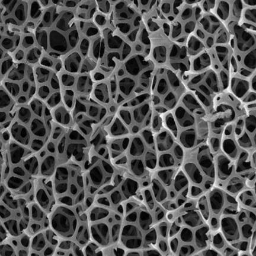
#> input picture Project2/Picture/Texture_Porous.bmp, 256 x 256 px
$ python 11127101_5.py   (older library calls are emulated)
#> lines starting #> are read from the running program, lines starting #| are printed output that depends on the picture
# 演算法分析機測
# 學號: 11127101 / 11127103 / 11127126
# 姓名: 藍至奕 / 王芃穎 / 黃柏寧
# 中原大學資訊工程系

import cv2
import numpy as np
import heapq

def split_image_to_tiles(image_path, tile_width=120, tile_height=120):
    """
    將圖片切割成多個小塊，每塊大小為 tile_width x tile_height。
    :param image_path: 圖片的路徑
    :param tile_width: 每個小塊的寬度
    :param tile_height: 每個小塊的高度
    :return: 切割後的小塊列表、行數、列數、每塊的高度和寬度
    """
    img = cv2.imread(image_path)
    if img is None:
        raise ValueError("Image not found or format error.")

    tiles = []
    h, w = img.shape[:2]
    rows = h // tile_height
    cols = w // tile_width

    for i in range(rows):
        for j in range(cols):
            tile = img[i*tile_height:(i+1)*tile_height, j*tile_width:(j+1)*tile_width]
            tiles.append(tile)

    return tiles, rows, cols, tile_height, tile_width

def save_reconstructed_image(tiles, positions, tile_h, tile_w, filename):
    """
    將切割的圖片塊根據 positions 重新組合並保存為一張圖片。
    :param tiles: 切割後的圖片塊列表
    :param positions: 每個圖片塊的位置信息，格式為 {index: (row, col)}
    :param tile_h: 每個圖片塊的高度
    :param tile_w: 每個圖片塊的寬度
    :param filename: 保存的文件名
    """
    rows = [pos[0] for pos in positions.values()]
    cols = [pos[1] for pos in positions.values()]
    min_r, max_r = min(rows), max(rows)
    min_c, max_c = min(cols), max(cols)

    canvas_h = (max_r - min_r + 1) * tile_h
    canvas_w = (max_c - min_c + 1) * tile_w
    canvas = np.zeros((canvas_h, canvas_w, 3), dtype=np.uint8)

    for idx, (r, c) in positions.items():
        rr = r - min_r
        cc = c - min_c
        canvas[rr*tile_h:(rr+1)*tile_h, cc*tile_w:(cc+1)*tile_w] = tiles[idx]

    cv2.imwrite(filename, canvas)
    print(f"輸出影像檔: {filename}")

def extract_tile_features(tiles):
    """
    對所有 tile 預先轉換為多種顏色空間，避免重複轉換，回傳一個 list of dict
    每個 dict 包含: BGR, Gray, Lab, YCrCb
    """
    features = []
    for tile in tiles:
        gray = cv2.cvtColor(tile, cv2.COLOR_BGR2GRAY)
        lab = cv2.cvtColor(tile, cv2.COLOR_BGR2LAB)
        ycrcb = cv2.cvtColor(tile, cv2.COLOR_BGR2YCrCb)
        features.append({
            'bgr': tile,
            'gray': gray,
            'lab': lab,
            'ycrcb': ycrcb
        })
    return features

# --- 對齊邊緣特徵 shape ---
def crop_to_same_shape(x1, x2):
    """
    將兩個特徵矩陣裁剪到相同的形狀。
    :param x1: 第一個特徵矩陣
    :param x2: 第二個特徵矩陣
    :return: 裁剪後的兩個特徵矩陣
    """
    h = min(x1.shape[0], x2.shape[0])
    w = min(x1.shape[1], x2.shape[1])
    return x1[:h, :w], x2[:h, :w]

# --- 單點 vs 上中下三點（取最小） ---
def fast_flexible_pixel_match(edge1, edge2):
    """
    將兩個邊緣特徵進行快速的單點 vs 上中下三點比對，取最小差異。
    :param edge1: 第一個邊緣特徵 (H, C)
    :param edge2: 第二個邊緣特徵 (H, C)
    :return: 平均最小差異
    """
    h = edge1.shape[0]
    pad = np.pad(edge2, ((1, 1), (0, 0)), mode='edge')  # 上中下 pad
    # 每個 row 對應三種 row: 上中下
    rolled = np.stack([
        pad[y:y + h] for y in range(3)
    ])  # shape: (3, H, C)

    diff = np.linalg.norm(rolled - edge1[None, :, :], axis=2)  # shape: (3, H)
    min_diff = np.min(diff, axis=0)  # shape: (H,)
    return np.mean(min_diff)

# --- 邊緣摘要 ---
def summarize_edge_by_mean(edge):
    if len(edge.shape) == 3:
        return np.mean(edge, axis=1)  # (H, C)
    else:
        return np.mean(edge, axis=1, keepdims=True)  # (H, 1)

def mean_vector_diff(vec1, vec2):
    return np.mean(np.linalg.norm(vec1 - vec2, axis=1))

# --- 特徵歐式距離計算 ---
def compute_edge_features(feat1, feat2, mode='col', edge_width=3, reverse=False, weight_config=None):
    pic1_lab = feat1['lab']
    pic2_lab = feat2['lab']
    pic1_gray = feat1['gray']
    pic2_gray = feat2['gray']
    pic1_ycrcb = feat1['ycrcb']
    pic2_ycrcb = feat2['ycrcb']

    if mode == 'col':
        if not reverse:
            a1 = pic1_lab[:, -edge_width:, :]
            a2 = pic2_lab[:, :edge_width, :]
            g1 = pic1_gray[:, -edge_width:]
            g2 = pic2_gray[:, :edge_width]
            y1 = pic1_ycrcb[:, -edge_width:, :]
            y2 = pic2_ycrcb[:, :edge_width, :]
        else:
            a1 = pic2_lab[:, :edge_width, :]
            a2 = pic1_lab[:, -edge_width:, :]
            g1 = pic2_gray[:, :edge_width]
            g2 = pic1_gray[:, -edge_width:]
            y1 = pic2_ycrcb[:, :edge_width, :]
            y2 = pic1_ycrcb[:, -edge_width:, :]
    else:
        if not reverse:
            a1 = pic1_lab[-edge_width:, :, :]
            a2 = pic2_lab[:edge_width, :, :]
            g1 = pic1_gray[-edge_width:, :]
            g2 = pic2_gray[:edge_width, :]
            y1 = pic1_ycrcb[-edge_width:, :, :]
            y2 = pic2_ycrcb[:edge_width, :, :]
        else:
            a1 = pic2_lab[:edge_width, :, :]
            a2 = pic1_lab[-edge_width:, :, :]
            g1 = pic2_gray[:edge_width, :]
            g2 = pic1_gray[-edge_width:, :]
            y1 = pic2_ycrcb[:edge_width, :, :]
            y2 = pic1_ycrcb[-edge_width:, :, :]

    a1, a2 = crop_to_same_shape(a1, a2)
    g1, g2 = crop_to_same_shape(g1, g2)
    y1, y2 = crop_to_same_shape(y1, y2)

    # ---- Lab / YCrCb 用精緻比對 ----
    lab_diff = fast_flexible_pixel_match(a1.reshape(-1, a1.shape[-1]), a2.reshape(-1, a2.shape[-1]))  # shape: (H, C)
    ycrcb_diff = fast_flexible_pixel_match(y1.reshape(-1, y1.shape[-1]), y2.reshape(-1, y2.shape[-1]))

    # ---- Gray 用快速均值摘要比對 ----
    gray_diff = mean_vector_diff(summarize_edge_by_mean(g1), summarize_edge_by_mean(g2))

    sobel1_x = cv2.Sobel(g1, cv2.CV_64F, 1, 0, ksize=3)
    sobel1_y = cv2.Sobel(g1, cv2.CV_64F, 0, 1, ksize=3)
    sobel2_x = cv2.Sobel(g2, cv2.CV_64F, 1, 0, ksize=3)
    sobel2_y = cv2.Sobel(g2, cv2.CV_64F, 0, 1, ksize=3)
    sobel_diff = np.mean(np.abs(sobel1_x - sobel2_x) + np.abs(sobel1_y - sobel2_y))
    phase1 = cv2.phase(sobel1_x, sobel1_y, angleInDegrees=True)
    phase2 = cv2.phase(sobel2_x, sobel2_y, angleInDegrees=True)
    angle_diff = np.mean(np.abs(phase1 - phase2)) / 180.0

    final_score = (
        weight_config['lab'] * lab_diff +
        weight_config['gray'] * gray_diff +
        weight_config['sobel'] * sobel_diff +
        weight_config['gradient_angle'] * angle_diff +
        weight_config['ycrcb'] * ycrcb_diff
    )
    return final_score

# --- 雙向歐式距離平均（提升穩定性） ---
def compute_symmetric_distance(feat1, feat2, mode='col', edge_width=1, weight_config=None, alpha=0.3):
    """
    計算兩個特徵矩陣之間的對稱距離，考慮邊緣特徵的方向性。
    :param feat1: 第一個特徵矩陣
    :param feat2: 第二個特徵矩陣
    :param mode: 'col' 表示比較左右邊緣，'row' 表示比較上下邊緣
    :param edge_width: 邊緣寬度，用於計算邊緣特徵
    :param weight_config: 權重配置字典，用於調整各種特徵的影響
    :param alpha: 用於調整非對稱性影響的係數
    :return: 對稱距離的平均值
    """
    d1 = compute_edge_features(feat1, feat2, mode=mode, edge_width=edge_width, reverse=False, weight_config=weight_config)
    d2 = compute_edge_features(feat1, feat2, mode=mode, edge_width=edge_width, reverse=True, weight_config=weight_config)
    asymmetry = abs(d1 - d2)
    return (d1 + d2) / 2 + alpha * asymmetry

def compute_distance_matrices(features, edge_width=1, weight_config=None):
    """
    計算特徵矩陣之間的歐式距離矩陣。
    :param features: 特徵列表，每個元素是包含多種顏色空間的字典
    :param edge_width: 邊緣寬度，用於計算邊緣特徵
    :param weight_config: 權重配置字典，用於調整各種特徵的影響
    :return: 右邊距離矩陣和下邊距離矩陣
    """
    n = len(features)
    dist_matrix_right = np.full((n, n), np.inf)
    dist_matrix_bottom = np.full((n, n), np.inf)

    for i in range(n):
        for j in range(n):
            if i == j:
                continue
            dist_matrix_right[i][j] = compute_symmetric_distance(
                features[i], features[j], mode='col',
                edge_width=edge_width, weight_config=weight_config
            )
            dist_matrix_bottom[i][j] = compute_symmetric_distance(
                features[i], features[j], mode='row',
                edge_width=edge_width, weight_config=weight_config
            )

    return dist_matrix_right, dist_matrix_bottom

# === Prims 拼圖重建（允許上下左右擴展，並動態追蹤可用邊界） ===
def prims_puzzle_reconstruct(dist_right, dist_bottom, num_rows, num_cols):
    n = dist_right.shape[0]
    visited = set()
    positions = {}
    used_pos = set()

    score = []
    for i in range(n):
        min_r = np.min(dist_right[i][dist_right[i] < np.inf])
        min_b = np.min(dist_bottom[i][dist_bottom[i] < np.inf])
        score.append(min_r + min_b)
    start_idx = int(np.argmin(score))

    visited.add(start_idx)
    positions[start_idx] = (0, 0)
    used_pos.add((0, 0))

    min_row, max_row = 0, 0
    min_col, max_col = 0, 0

    pq = []
    def push_valid_edges(src):
        r, c = positions[src]
        for direction, dr, dc, dist_matrix in [
            ('R', 0, 1, dist_right),
            ('B', 1, 0, dist_bottom),
            ('L', 0, -1, dist_right.T),
            ('T', -1, 0, dist_bottom.T)
        ]:
            for tgt in range(n):
                if tgt in visited:
                    continue
                new_r, new_c = r + dr, c + dc
                temp_min_r = min(min_row, new_r)
                temp_max_r = max(max_row, new_r)
                temp_min_c = min(min_col, new_c)
                temp_max_c = max(max_col, new_c)
                if (temp_max_r - temp_min_r + 1 <= num_rows and
                    temp_max_c - temp_min_c + 1 <= num_cols):
                    heapq.heappush(pq, (dist_matrix[src][tgt], src, tgt, direction))

    push_valid_edges(start_idx)

    while pq:
        dist, u, v, direction = heapq.heappop(pq)
        if v in visited or u not in positions:
            continue

        r, c = positions[u]
        if direction == 'R': new_pos = (r, c + 1)
        elif direction == 'B': new_pos = (r + 1, c)
        elif direction == 'L': new_pos = (r, c - 1)
        elif direction == 'T': new_pos = (r - 1, c)
        else: continue

        if new_pos in used_pos:
            continue

        temp_min_r = min(min_row, new_pos[0])
        temp_max_r = max(max_row, new_pos[0])
        temp_min_c = min(min_col, new_pos[1])
        temp_max_c = max(max_col, new_pos[1])

        if (temp_max_r - temp_min_r + 1 > num_rows or
            temp_max_c - temp_min_c + 1 > num_cols):
            continue

        min_row, max_row = temp_min_r, temp_max_r
        min_col, max_col = temp_min_c, temp_max_c

        positions[v] = new_pos
        visited.add(v)
        used_pos.add(new_pos)

        push_valid_edges(v)

    offset_r = -min_row
    offset_c = -min_col
    for k in positions:
        r, c = positions[k]
        positions[k] = (r + offset_r, c + offset_c)

    return positions


if __name__ == '__main__':

    # 步驟 1：讀入與切割
    picture = input("請輸入影像檔: ")
#> the answer given: Picture/Texture_Porous.bmp
    tiles, num_rows, num_cols, tile_h, tile_w = split_image_to_tiles(picture)
#> in split_image_to_tiles, img is the input picture: shape (256, 256, 3); min 0, max 250, mean 83.4
#> after the loop in split_image_to_tiles, `for i in range(rows):`: tiles = 4 items
#> tiles = 4 items; num_rows = 2; num_cols = 2; tile_h = 120; tile_w = 120

    # 預先轉換所有 tile 特徵
    features = extract_tile_features(tiles)
#> the loop in extract_tile_features, `for tile in tiles:` made 4 passes
#> pass 1, in extract_tile_features, `gray = cv2.cvtColor(tile, cv2.COLOR_BGR2GRAY)`:
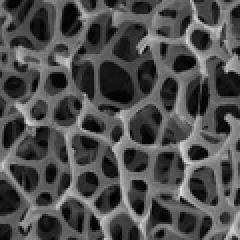
#> gray: shape (120, 120) (shown 2 times larger); min 0, max 223, mean 77.8
#> pass 2, in extract_tile_features, `gray = cv2.cvtColor(tile, cv2.COLOR_BGR2GRAY)`:
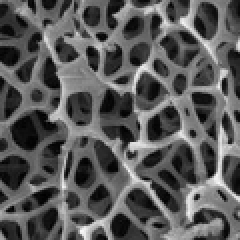
#> gray: shape (120, 120) (shown 2 times larger); min 0, max 247, mean 88.8
#> after the loop in extract_tile_features, `for tile in tiles:`: features = 4 items
#> features = 4 items

    # 步驟 2：計算歐式距離矩陣
    weight_config = {
        'lab': 0.3,
        'gray': 0.0,
        'sobel': 0.2,
        'gradient_angle': 0.2,
        'ycrcb': 0.3,
    }

    # 計算右邊與下邊的距離矩陣
    dist_right, dist_bottom = compute_distance_matrices(features, edge_width=1, weight_config=weight_config)
#> in compute_distance_matrices, `n = len(features)`: n = 4
#> in compute_distance_matrices, `dist_matrix_right = np.full((n, n), np.inf)`: dist_matrix_right = [[inf, inf, inf, inf], [inf, inf, inf, inf], [inf, inf, inf, inf], [inf, inf, inf, inf]]
#> in compute_distance_matrices, `dist_matrix_bottom = np.full((n, n), np.inf)`: dist_matrix_bottom has the same summary as dist_matrix_right
#> the loop in compute_distance_matrices, `for i in range(n):` made 4 passes
#> pass 1, in compute_edge_features (call 5), `pic2_gray = feat2['gray']`:
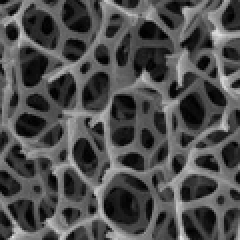
#> pic2_gray: shape (120, 120) (shown 2 times larger); min 0, max 229, mean 77.5

    # 步驟 3：重構拼圖位置
    positions = prims_puzzle_reconstruct(dist_right, dist_bottom, num_rows, num_cols)
#> the loop in push_valid_edges, `for direction, dr, dc, dist_matrix in [ ('R', 0, 1, dist_right), ('B',..` made 4 passes
#> (direction, dr, dc) on passes 1 to 4: ('R', 0, 1), ('B', 1, 0), ('L', 0, -1), ('T', -1, 0)
#> the loop in prims_puzzle_reconstruct, `while pq:` made 20 passes
#> the loop in prims_puzzle_reconstruct, `for k in positions:` made 4 passes
#> k on pass 3: 1

    # 步驟 4：輸出拼圖結果
    save_reconstructed_image(tiles, positions, tile_h, tile_w, picture.replace('.bmp', '_result.bmp'))
#> the loop in save_reconstructed_image, `for idx, (r, c) in positions.items():` made 4 passes
#> (r, c) on passes 1, 4: (0, 0), (1, 1)
#> (idx, r, c) on passes 2 to 3: (2, 1, 0), (1, 0, 1)
#> after the loop in save_reconstructed_image, `for idx, (r, c) in positions.items():`:
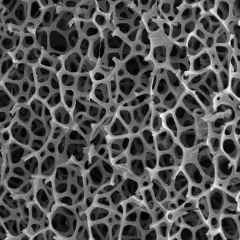
#> canvas: shape (240, 240, 3); min 0, max 250, mean 82.7

$ run again, on Project2/Picture/Texture_Water.bmp
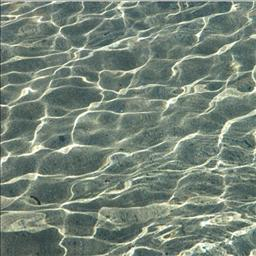
#> input picture Project2/Picture/Texture_Water.bmp, 256 x 256 px
#> in split_image_to_tiles, img is the input picture: shape (256, 256, 3); mean B, G, R 119.3, 132, 117.6
#> after the loop in split_image_to_tiles, `for i in range(rows):`: tiles = 4 items
#> `tiles, num_rows, num_cols, tile_h, tile_w = split_image_to_tiles(pictu..`: num_rows = 2; tile_h = 120
#> the loop in extract_tile_features, `for tile in tiles:` made 4 passes
#> after the loop in extract_tile_features, `for tile in tiles:`: features = 4 items
#> n = 4
#> dist_matrix_right = [[inf, inf, inf, inf], [inf, inf, inf, inf], [inf, inf, inf, inf], [inf, inf, inf, inf]]
#> dist_matrix_bottom has the same summary as dist_matrix_right
#> the loop in compute_distance_matrices, `for i in range(n):` made 4 passes
#> pass 1, in compute_edge_features (call 5), `pic2_gray = feat2['gray']`:
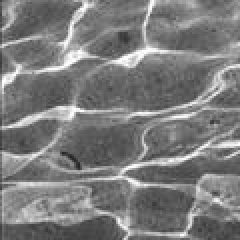
#> pic2_gray: shape (120, 120) (shown 2 times larger); min 35, max 253, mean 123.5
#> the loop in push_valid_edges, `for direction, dr, dc, dist_matrix in [ ('R', 0, 1, dist_right), ('B',..` made 4 passes
#> (direction, dr, dc) on passes 1 to 4: ('R', 0, 1), ('B', 1, 0), ('L', 0, -1), ('T', -1, 0)
#> the loop in prims_puzzle_reconstruct, `while pq:` made 20 passes
#> the loop in prims_puzzle_reconstruct, `for k in positions:` made 4 passes
#> k on pass 4: 2
#> the loop in save_reconstructed_image, `for idx, (r, c) in positions.items():` made 4 passes
#> (r, c) on passes 1 to 2: (0, 0), (0, 1)
#> after the loop in save_reconstructed_image, `for idx, (r, c) in positions.items():`:
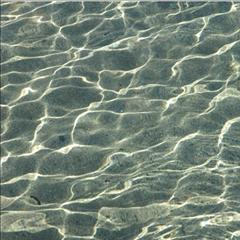
#> canvas: shape (240, 240, 3); mean of channels 0, 1, 2 119.9, 132.5, 118.3; drawn as B, G, R
